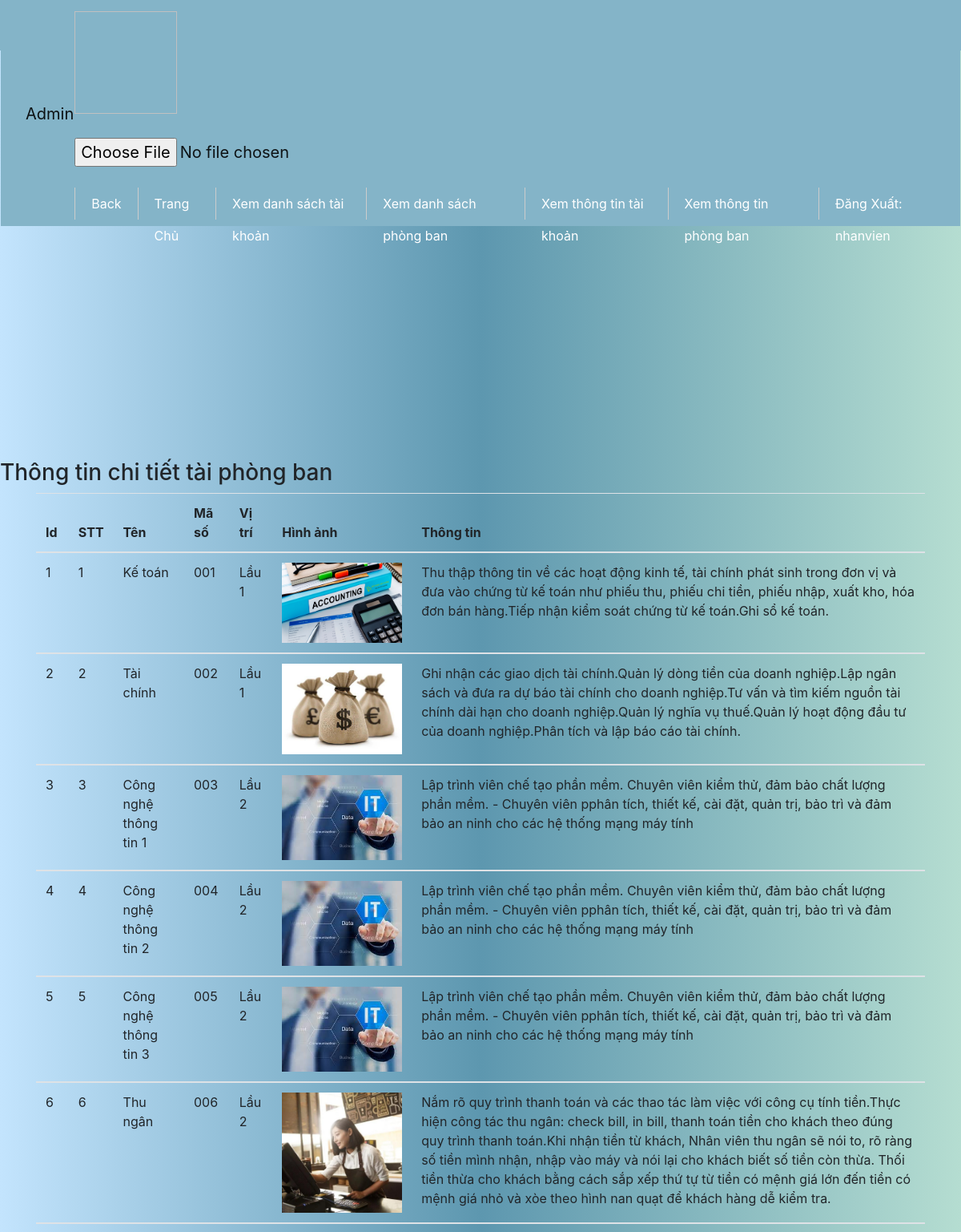
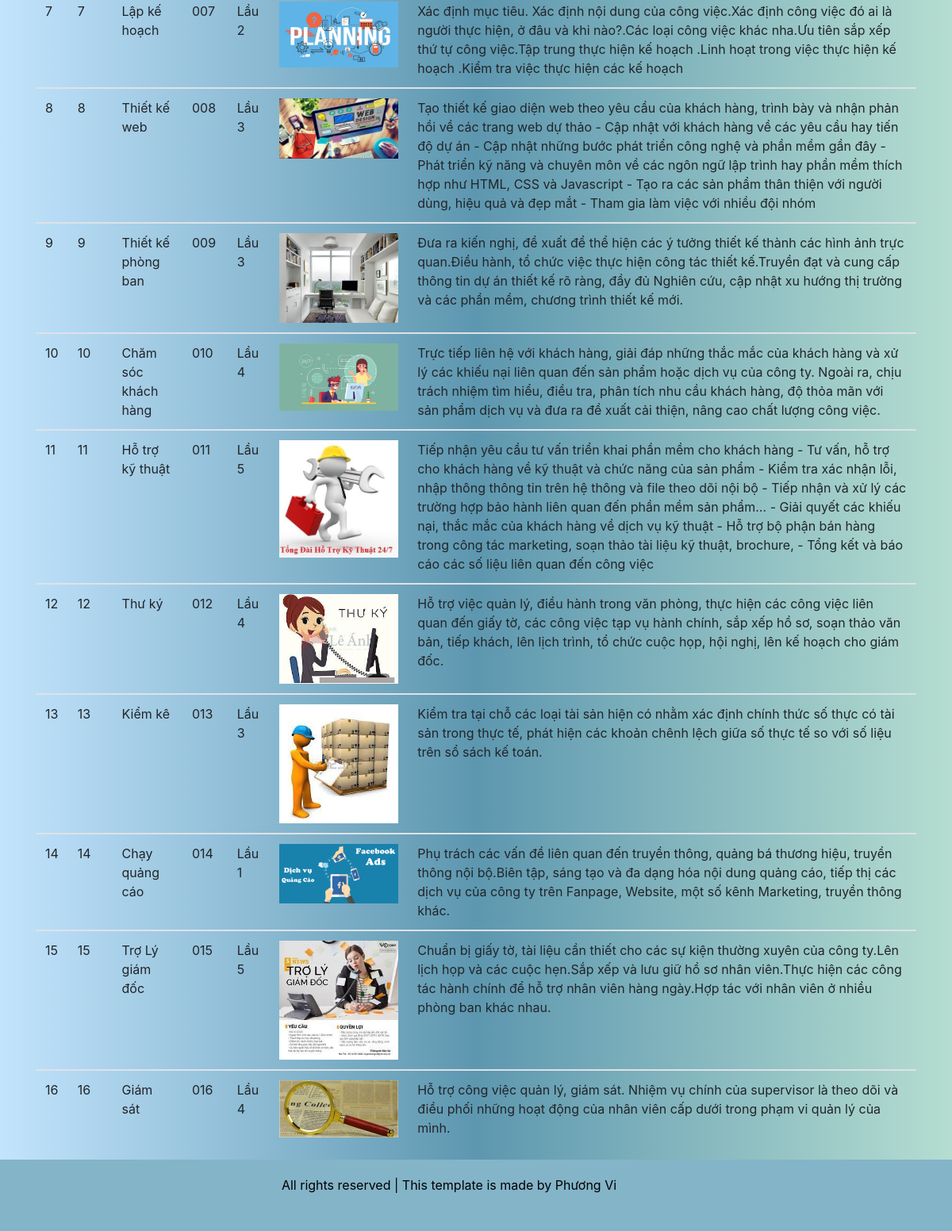
The page /source/admin/index.php?action=thongtinphongban&query=them (signed in) on the database its author committed (2 pictures, top to bottom).
### tables this page shows
CREATE TABLE `tbl_phongban` (
  `thutu` int(11) NOT NULL,
  `ten_phongban` varchar(250) NOT NULL,
  `ma_phongban` varchar(100) NOT NULL,
  `vitri` varchar(50) NOT NULL,
  `hinhanh` varchar(100) NOT NULL,
  `thongtin` text NOT NULL
);

### source/admin/modules/thongtinphongban/lietke.php (the view)
<?php
$sql_lietke="SELECT * FROM tbl_phongban ORDER BY thutu asc  ";
$row_lietke=mysqli_query($mysqli,$sql_lietke);
 ?>
 <h3>Thông tin chi tiết tài phòng ban </h3>
<div class="container" >
  <table class="table table-hover" width="100%" >
    <thead>
      <tr>
       <th>Id</th>
    <th>STT</th>
    <th>Tên</th>
    <th>Mã số</th>
    <th>Vị trí</th>
    <th>Hình ảnh</th>
    <th>Thông tin</th>
      </tr>
</thead>
<?php
    $i=0;
    while($row=mysqli_fetch_array($row_lietke)) {
        $i++;
   ?>
    <tbody >
      <tr>
        <td><?php echo $i ?></td>
      <td><?php echo $row['thutu'] ?></td>
    <td><?php echo $row['ten_phongban'] ?></td>
    <td><?php echo $row['ma_phongban'] ?></td>
    <td><?php echo $row['vitri'] ?></td>
    <td><img src="../images/<?php echo $row['hinhanh'] ?> " width="150px"></td>
    <td><?php echo $row['thongtin'] ?></td>
      </tr>
    </tbody>
  <?php
}
   ?>
  </table>
</div>

### source/admin/index.php (shortened to what this page needs)
<!DOCTYPE html>
<html lang="en">
<head>
	 <link rel="stylesheet" href="../style.css">
	  <link rel="stylesheet" href="https://maxcdn.bootstrapcdn.com/bootstrap/4.5.2/css/bootstrap.min.css">
    <link rel="stylesheet" href="https://use.fontawesome.com/releases/v5.7.0/css/all.css">
    <link rel="stylesheet" href="https://cdnjs.cloudflare.com/ajax/libs/font-awesome/4.7.0/css/font-awesome.min.css">
    <link rel='stylesheet prefetch' href='https://netdna.bootstrapcdn.com/font-awesome/3.2.1/css/font-awesome.css'>
</head>
<body>
	<?php
			include("modules/header.php");
			include("modules/menu.php");
			include("modules/main.php");
			include("modules/footer.php");
	 ?>
</body>
</html>

### source/admin/modules/header.php (shortened to what this page needs)
<div id="header">
  <nav class="navbar navbar-expand-md navbar-light  sticky-top">
  <div class="container-fluid">
    <a class="navbar-brand" href="index.php">Admin
    <div class="row">
    <img id="myImage"  width="128px" height="128px">
    <form>
        <div class="form-group">
            <input name="avatarAdmin" type="file" onchange="readURL(this, 'myImage')" class="form-control-file" id="exampleFormControlFile1">
        </div>
    </form>
  </a>
    <div class="collapse navbar-collapse" id="navbarResponsive">
      <ul class="navbar-nav ml-auto">
        <li class="nav-item">
         <a href="index.php">Back</a>
        </li>
        <li class="nav-item">
          <a href="../index.php">Trang Chủ</a>
        </li>
         <li class="nav-item">
         <a href="index.php?action=quanlitaikhoan&query=them">Xem danh sách tài khoản </a>
        </li>
        <li class="nav-item">
        <a href="index.php?action=quanliphongban&query=them">Xem danh sách phòng ban </a>
        </li>
        <li class="nav-item">
        <a href="index.php?action=thongtintaikhoan&query=them">Xem thông tin tài khoản </a>
        </li>
        <li class="nav-item">
        <a href="index.php?action=thongtinphongban&query=them">Xem thông tin phòng ban </a>
        </li>
       <li class="nav-item">
        <a href="index.php?dangxuat=1">Đăng Xuất: <?php if (isset($_SESSION['dangnhap'])){
    	echo $_SESSION['dangnhap'];
    } ?> </a>
        </li>
      </ul>
    </div>
  </div>
</nav>
</div>

### source/admin/modules/menu.php
<div id="menu">
    </div>

### source/admin/modules/main.php (shortened to what this page needs)
 <div id="main">
<?php
if (isset($_GET['action']) && isset($_GET['query'] )){
    $temp=$_GET['action'];
    $query=$_GET['query'];
 }else {
    $temp='';
    $query='';
 }
 if ($temp=='quanliphongban' && $query =='them') {
    include("quanliphongban/them.php");
    include("quanliphongban/lietke.php");
 }elseif ($temp=='quanliphongban' && $query =='sua') {
 	  include("quanliphongban/sua.php");
 }
 elseif ($temp=='quanlitaikhoan' && $query =='them') {
 	 include("quanlitaikhoan/them.php");
    include("quanlitaikhoan/lietke.php");
 }elseif ($temp=='quanlitaikhoan' && $query =='sua') {
 	  include("quanlitaikhoan/sua.php");
 }
 elseif ($temp=='thongtintaikhoan' && $query =='them') {
  include("thongtintaikhoan/lietke.php");
}elseif ($temp=='thongtintaikhoan' && $query =='sua') {
    include("thongtintaikhoan/sua.php");
}
elseif ($temp=='thongtinphongban' && $query =='them') {
    include("thongtinphongban/lietke.php");
  }elseif ($temp=='thongtinphongban' && $query =='sua') {
      include("thongtinphongban/sua.php");
  }
 else {
     include("dashboard.php");
 }
  ?>
</div>

### source/admin/modules/footer.php
<div id="footer">
	<ul>
		<li>
			<a href="#">All rights reserved | This template is made by Phương Vi</a>
		</li>
	</ul>
</div>

### source/style.css (style rules this page uses)
body { background-image: linear-gradient(to left ,#b5ddd1,rgb(93 151 175),#c3e4fd) !important; }
body { width: 100%; background-image: linear-gradient(to left ,#b5ddd1,rgb(93 151 175),#c3e4fd) !important; font-family: 'Gamja Flower'; }
.navbar { background-color: #84b4c8 !important; }
.navbar li a { color: white !important; }
.nav-item { background-color: #84b4c8; display: -webkit-box; display: -ms-flexbox; display: flex; }
#header { background-color: #84b4c8 !important; border: 1px solid #00000000; height: 63px; width: 100%; }
#header .navbar { background-color: #84b4c8; }
#header ul { margin: 0; padding: 5px 0px 0px; }
#header ul li { list-style: none; float: left; }
#header ul li a { text-decoration: none; display: block; height: 40px; line-height: 40px; padding: 0px 20px 0px 20px; color: #fff; border-left: 1px solid #ccc; }
.navbar-brand { color: #fff; }
#menu { height: 500px; padding: 0px 0px 8px 2px; }
#main { margin-top: 10px; }
#footer ul { margin: 0; padding: 2px 87px 27px 7px; }
#footer ul li { list-style: none; }
#footer ul li a { text-decoration: none; height: 40px; line-height: 17px; padding: 19px 57px 16px 69px; color: #000; }

### rows shown on the page
tbl_phongban: thutu "1", ten_phongban "Kế toán", ma_phongban "001", vitri "Lầu 1", hinhanh (picture), thongtin "Thu thập thông tin về các hoạt động kinh tế, tài chính phát sinh trong đơn vị và đưa vào chứng từ kế toán như phiếu thu, phiếu chi tiền, phiếu nhập, xuất kho, hóa đơn bán hàng.Tiếp nhận kiểm soát chứng từ kế toán.Ghi sổ kế toán."
tbl_phongban: thutu "2", ten_phongban "Tài chính", ma_phongban "002", vitri "Lầu 1", hinhanh (picture), thongtin "Ghi nhận các giao dịch tài chính.Quản lý dòng tiền của doanh nghiệp.Lập ngân sách và đưa ra dự báo tài chính cho doanh nghiệp.Tư vấn và tìm kiếm nguồn tài chính dài hạn cho doanh nghiệp.Quản lý nghĩa vụ thuế.Quản lý hoạt động đầu tư của doanh nghiệp.Phân tích và lập báo cáo tài chính."
tbl_phongban: thutu "3", ten_phongban "Công nghệ thông tin 1", ma_phongban "003", vitri "Lầu 2", hinhanh (picture), thongtin "Lập trình viên chế tạo phần mềm. Chuyên viên kiểm thử, đảm bảo chất lượng phần mềm. - Chuyên viên pphân tích, thiết kế, cài đặt, quản trị, bảo trì và đảm bảo an ninh cho các hệ thống mạng máy tính"
tbl_phongban: thutu "4", ten_phongban "Công nghệ thông tin 2", ma_phongban "004", vitri "Lầu 2", hinhanh (picture), thongtin "Lập trình viên chế tạo phần mềm. Chuyên viên kiểm thử, đảm bảo chất lượng phần mềm. - Chuyên viên pphân tích, thiết kế, cài đặt, quản trị, bảo trì và đảm bảo an ninh cho các hệ thống mạng máy tính"
tbl_phongban: thutu "5", ten_phongban "Công nghệ thông tin 3", ma_phongban "005", vitri "Lầu 2", hinhanh (picture), thongtin "Lập trình viên chế tạo phần mềm. Chuyên viên kiểm thử, đảm bảo chất lượng phần mềm. - Chuyên viên pphân tích, thiết kế, cài đặt, quản trị, bảo trì và đảm bảo an ninh cho các hệ thống mạng máy tính"
tbl_phongban: thutu "6", ten_phongban "Thu ngân", ma_phongban "006", vitri "Lầu 2", hinhanh (picture), thongtin "Nắm rõ quy trình thanh toán và các thao tác làm việc với công cụ tính tiền.Thực hiện công tác thu ngân: check bill, in bill, thanh toán tiền cho khách theo đúng quy trình thanh toán.Khi nhận tiền từ khách, Nhân viên thu ngân sẽ nói to, rõ ràng số tiền mình nhận, nhập vào máy và nói lại cho khách biết số tiền còn thừa. Thối tiền thừa cho khách bằng cách sắp xếp thứ tự từ tiền có mệnh giá lớn đến tiền có mệnh giá nhỏ và xòe theo hình nan quạt để khách hàng dễ kiểm tra."
tbl_phongban: thutu "7", ten_phongban "Lập kế hoạch", ma_phongban "007", vitri "Lầu 2", hinhanh (picture), thongtin "Xác định mục tiêu. Xác định nội dung của công việc.Xác định công việc đó ai là người thực hiện, ở đâu và khi nào?.Các loại công việc khác nha.Ưu tiên sắp xếp thứ tự công việc.Tập trung thực hiện kế hoạch .Linh hoạt trong việc thực hiện kế hoạch .Kiểm tra việc thực hiện các kế hoạch"
tbl_phongban: thutu "8", ten_phongban "Thiết kế web", ma_phongban "008", vitri "Lầu 3", hinhanh (picture), thongtin "Tạo thiết kế giao diện web theo yêu cầu của khách hàng, trình bày và nhận phản hồi về các trang web dự thảo - Cập nhật với khách hàng về các yêu cầu hay tiến độ dự án - Cập nhật những bước phát triển công nghệ và phần mềm gần đây - Phát triển kỹ năng và chuyên môn về các ngôn ngữ lập trình hay phần mềm thích hợp như HTML, CSS và Javascript - Tạo ra các sản phẩm thân thiện với người dùng, hiệu quả và đẹp mắt - Tham gia làm việc với nhiều đội nhóm"
tbl_phongban: thutu "9", ten_phongban "Thiết kế phòng ban", ma_phongban "009", vitri "Lầu 3", hinhanh (picture), thongtin "Đưa ra kiến nghị, đề xuất để thể hiện các ý tưởng thiết kế thành các hình ảnh trực quan.Điều hành, tổ chức việc thực hiện công tác thiết kế.Truyền đạt và cung cấp thông tin dự án thiết kế rõ ràng, đầy đủ Nghiên cứu, cập nhật xu hướng thị trường và các phần mềm, chương trình thiết kế mới."
tbl_phongban: thutu "10", ten_phongban "Chăm sóc khách hàng", ma_phongban "010", vitri "Lầu 4", hinhanh (picture), thongtin "Trực tiếp liên hệ với khách hàng, giải đáp những thắc mắc của khách hàng và xử lý các khiếu nại liên quan đến sản phẩm hoặc dịch vụ của công ty. Ngoài ra, chịu trách nhiệm tìm hiểu, điều tra, phân tích nhu cầu khách hàng, độ thỏa mãn với sản phẩm dịch vụ và đưa ra đề xuất cải thiện, nâng cao chất lượng công việc."
tbl_phongban: thutu "11", ten_phongban "Hỗ trợ kỹ thuật", ma_phongban "011", vitri "Lầu 5", hinhanh (picture), thongtin "Tiếp nhận yêu cầu tư vấn triển khai phần mềm cho khách hàng - Tư vấn, hỗ trợ cho khách hàng về kỹ thuật và chức năng của sản phẩm - Kiểm tra xác nhận lỗi, nhập thông thông tin trên hệ thông và file theo dõi nội bộ - Tiếp nhận và xử lý các trường hợp bảo hành liên quan đến phần mềm sản phẩm… - Giải quyết các khiếu nại, thắc mắc của khách hàng về dịch vụ kỹ thuật - Hỗ trợ bộ phận bán hàng trong công tác marketing, soạn thảo tài liệu kỹ thuật, brochure, - Tổng kết và báo cáo các số liệu liên quan đến công việc"
tbl_phongban: thutu "12", ten_phongban "Thư ký", ma_phongban "012", vitri "Lầu 4", hinhanh (picture), thongtin "Hỗ trợ việc quản lý, điều hành trong văn phòng, thực hiện các công việc liên quan đến giấy tờ, các công việc tạp vụ hành chính, sắp xếp hồ sơ, soạn thảo văn bản, tiếp khách, lên lịch trình, tổ chức cuộc họp, hội nghị, lên kế hoạch cho giám đốc."
tbl_phongban: thutu "13", ten_phongban "Kiểm kê", ma_phongban "013", vitri "Lầu 3", hinhanh (picture), thongtin "Kiểm tra tại chỗ các loại tài sản hiện có nhằm xác định chính thức số thực có tài sản trong thực tế, phát hiện các khoản chênh lệch giữa số thực tế so với số liệu trên sổ sách kế toán."
tbl_phongban: thutu "14", ten_phongban "Chạy quảng cáo", ma_phongban "014", vitri "Lầu 1", hinhanh (picture), thongtin "Phụ trách các vấn đề liên quan đến truyền thông, quảng bá thương hiệu, truyền thông nội bộ.Biên tập, sáng tạo và đa dạng hóa nội dung quảng cáo, tiếp thị các dịch vụ của công ty trên Fanpage, Website, một số kênh Marketing, truyền thông khác."
tbl_phongban: thutu "15", ten_phongban "Trợ Lý giám đốc", ma_phongban "015", vitri "Lầu 5", hinhanh (picture), thongtin "Chuẩn bị giấy tờ, tài liệu cần thiết cho các sự kiện thường xuyên của công ty.Lên lịch họp và các cuộc hẹn.Sắp xếp và lưu giữ hồ sơ nhân viên.Thực hiện các công tác hành chính để hỗ trợ nhân viên hàng ngày.Hợp tác với nhân viên ở nhiều phòng ban khác nhau."
tbl_phongban: thutu "16", ten_phongban "Giám sát", ma_phongban "016", vitri "Lầu 4", hinhanh (picture), thongtin "Hỗ trợ công việc quản lý, giám sát. Nhiệm vụ chính của supervisor là theo dõi và điều phối những hoạt động của nhân viên cấp dưới trong phạm vi quản lý của mình."

### other values the page prints
$_SESSION['dangnhap'] "nhanvien"
